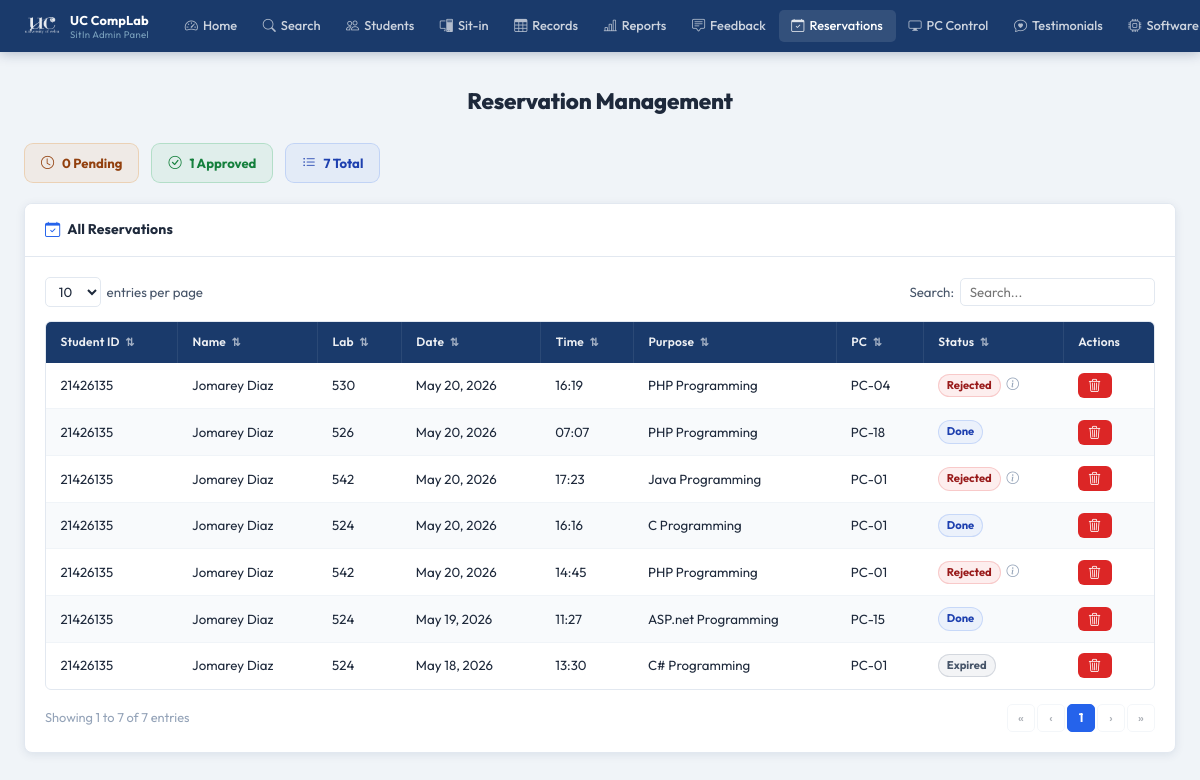
Before: /pages/admin/reservation.php (signed in) with the older database file.
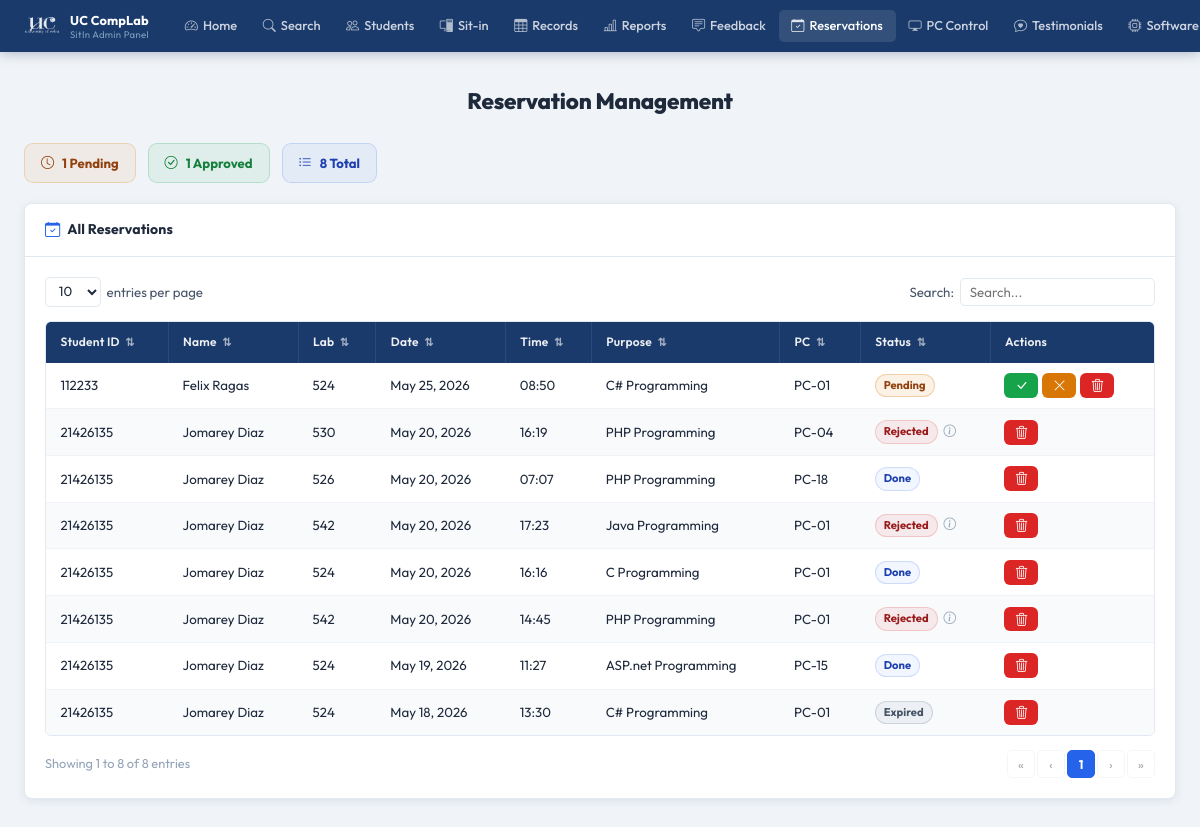
After: the same page with the newer database file.
### tables this page shows
CREATE TABLE reservations (
            id         INTEGER PRIMARY KEY AUTOINCREMENT,
            user_id    INTEGER NOT NULL,
            lab_room   TEXT    NOT NULL,
            date       TEXT    NOT NULL,
            time_slot  TEXT    NOT NULL,
            purpose    TEXT,
            status     TEXT    DEFAULT 'pending',
            created_at DATETIME DEFAULT CURRENT_TIMESTAMP, pc_number INTEGER, reject_note TEXT, disabled_by_student INTEGER DEFAULT 0,
            FOREIGN KEY (user_id) REFERENCES users(id) ON DELETE CASCADE
        );

CREATE TABLE users (
            id                 INTEGER PRIMARY KEY AUTOINCREMENT,
            first_name         TEXT    NOT NULL,
            last_name          TEXT    NOT NULL,
            middle_name        TEXT,
            student_id         TEXT    UNIQUE NOT NULL,
            course             TEXT    NOT NULL,
            course_level       INTEGER NOT NULL,
            email              TEXT    UNIQUE NOT NULL,
            address            TEXT    NOT NULL,
            password           TEXT    NOT NULL,
            remaining_sessions INTEGER DEFAULT 30,
            created_at         DATETIME DEFAULT CURRENT_TIMESTAMP
        , profile_picture TEXT, points INTEGER DEFAULT 0);

### pages/admin/reservation.php (the view, shortened to what this page needs)
<?php
$base = '../../';
$db = getDB();
$reservations = $db->query("
    SELECT r.*, u.student_id,
           u.first_name||' '||u.last_name AS full_name,
           u.remaining_sessions
    FROM reservations r
    JOIN users u ON u.id = r.user_id
    WHERE r.disabled_by_student = 0
    ORDER BY r.created_at DESC
")->fetchAll();
$today = date('Y-m-d');
foreach ($reservations as &$r) {
    if (in_array($r['status'], ['pending','approved']) && $r['date'] < $today) {
        $r['display_status'] = 'expired';
    } else {
        $r['display_status'] = $r['status'];
    }
}
$pendingCount  = count(array_filter($reservations, fn($r) => $r['status'] === 'pending'));
$approvedCount = count(array_filter($reservations, fn($r) => $r['status'] === 'approved'));
?>
<!DOCTYPE html>
<html lang="en">
<head>
  <link rel="stylesheet" href="<?= $base ?>assets/css/admin.css"/>
  <link rel="stylesheet" href="https://cdn.jsdelivr.net/npm/bootstrap-icons@1.11.3/font/bootstrap-icons.css"/>
</head>
<body>
<?php require_once __DIR__ . '/../../includes/admin-navbar.php'; ?>
<div class="admin-page">
  <div class="admin-inner">
    <h1 class="a-page-title">Reservation Management</h1>
    <div class="res-stat-strip">
      <div class="res-stat-chip rsc-pending">
        <i class="bi bi-clock"></i> <?= $pendingCount ?> Pending
      </div>
      <div class="res-stat-chip rsc-approved">
        <i class="bi bi-check-circle"></i> <?= $approvedCount ?> Approved
      </div>
      <div class="res-stat-chip rsc-total">
        <i class="bi bi-list-ul"></i> <?= count($reservations) ?> Total
      </div>
    </div>
    <div class="a-card">
      <div class="a-card-header">
        <i class="bi bi-calendar-check"></i> All Reservations
      </div>
      <div class="a-card-body">
        <div class="a-table-controls">
          <div class="a-entries-wrap">
            <select id="resSelect" class="a-entries-select">
              <option>10</option><option>25</option><option>50</option>
            </select>
            <span>entries per page</span>
          </div>
          <div class="a-search-wrap">
            <label>Search:</label>
            <input type="text" id="resSearch" class="a-search-box" placeholder="Search..."/>
          </div>
        </div>
        <div class="a-table-wrap">
          <table class="a-table" id="resTable">
            <thead>
              <tr>
                <th class="a-sortable" data-col="0">Student ID <span class="a-sort-icon">⇅</span></th>
                <th class="a-sortable" data-col="1">Name <span class="a-sort-icon">⇅</span></th>
                <th class="a-sortable" data-col="2">Lab <span class="a-sort-icon">⇅</span></th>
                <th class="a-sortable" data-col="3">Date <span class="a-sort-icon">⇅</span></th>
                <th class="a-sortable" data-col="4">Time <span class="a-sort-icon">⇅</span></th>
                <th class="a-sortable" data-col="5">Purpose <span class="a-sort-icon">⇅</span></th>
                <th class="a-sortable" data-col="6">PC <span class="a-sort-icon">⇅</span></th>
                <th class="a-sortable" data-col="7">Status <span class="a-sort-icon">⇅</span></th>
                <th>Actions</th>
              </tr>
            </thead>
            <tbody id="resBody">
              <?php if (empty($reservations)): ?>
                <tr class="a-table-empty"><td colspan="9">No reservations yet.</td></tr>
              <?php else: ?>
                <?php foreach ($reservations as $r): ?>
                  <tr class="a-data-row">
                    <td><?= htmlspecialchars($r['student_id']) ?></td>
                    <td><?= htmlspecialchars($r['full_name']) ?></td>
                    <td><?= htmlspecialchars($r['lab_room']) ?></td>
                    <td><?= date('M j, Y', strtotime($r['date'])) ?></td>
                    <td><?= htmlspecialchars($r['time_slot']) ?></td>
                    <td><?= htmlspecialchars($r['purpose'] ?? '—') ?></td>
                    <td><?= $r['pc_number'] ? 'PC-'.str_pad($r['pc_number'],2,'0',STR_PAD_LEFT) : '—' ?></td>
                    <td>
                      <span class="a-badge badge-<?= $r['display_status'] ?>">
                        <?= ucfirst($r['display_status']) ?>
                      </span>
                      <?php if ($r['reject_note'] && $r['status'] === 'rejected'): ?>
                        <span title="Reason: <?= htmlspecialchars($r['reject_note']) ?>" style="cursor:help;margin-left:3px;color:#94a3b8;font-size:0.78rem;">
                          <i class="bi bi-info-circle"></i>
                        </span>
                      <?php endif; ?>
                    </td>
                    <td>
                      <div class="res-actions">
                        <?php if ($r['status'] === 'pending'): ?>
                          <form method="POST" style="display:inline;">
                            <button type="submit" class="a-btn a-btn-green a-btn-sm" title="Approve">
                              <i class="bi bi-check-lg"></i>
                            </button>
                          </form>
                          <button type="button" class="a-btn a-btn-yellow a-btn-sm" title="Reject"
                                  onclick="openRejectModal(<?= $r['id'] ?>, '<?= htmlspecialchars($r['full_name'], ENT_QUOTES) ?>')">
                            <i class="bi bi-x-lg"></i>
                          </button>
                        <?php endif; ?>
                        <form method="POST" style="display:inline;"
                              onsubmit="return confirm('Delete this reservation?')">
                          <button type="submit" class="a-btn a-btn-red a-btn-sm" title="Delete">
                            <i class="bi bi-trash3"></i>
                          </button>
                        </form>
                      </div>
                    </td>
                  </tr>
                <?php endforeach; ?>
              <?php endif; ?>
            </tbody>
          </table>
        </div>
        <div class="a-table-footer">
          <div class="a-table-info" id="resInfo"></div>
          <div class="a-pagination"  id="resPag"></div>
        </div>
      </div>
    </div>
  </div>
</div>
</body>
</html>

### includes/admin-navbar.php (shortened to what this page needs)
<?php
$_currentFile = basename($_SERVER['PHP_SELF']);
function _aNav(string $file): string {
    global $_currentFile;
    return $_currentFile === $file ? 'a-active' : '';
}
?>
<nav class="admin-navbar">
  <div class="admin-nav-inner">
    <a href="<?= $base ?>pages/admin/index.php" class="admin-brand-wrap">
      <img src="<?= $base ?>assets/images/uc-logo-white.png" alt="UC" class="admin-brand-logo" />
      <div class="admin-brand-text">
        <span class="admin-brand-name">UC CompLab</span>
        <span class="admin-brand-sub">SitIn Admin Panel</span>
      </div>
    </a>
    <ul class="admin-nav-links">
      <li><a href="<?= $base ?>pages/admin/index.php" class="<?= _aNav('index.php') ?>">
        <i class="bi bi-speedometer2"></i> Home
      </a></li>
      <li><a href="#" id="adminSearchBtn">
        <i class="bi bi-search"></i> Search
      </a></li>
      <li><a href="<?= $base ?>pages/admin/students.php" class="<?= _aNav('students.php') ?>">
        <i class="bi bi-people"></i> Students
      </a></li>
      <li><a href="<?= $base ?>pages/admin/sitin.php" class="<?= _aNav('sitin.php') ?>">
        <i class="bi bi-pc-display"></i> Sit-in
      </a></li>
      <li><a href="<?= $base ?>pages/admin/view-sitin.php" class="<?= _aNav('view-sitin.php') ?>">
        <i class="bi bi-table"></i> Records
      </a></li>
      <li><a href="<?= $base ?>pages/admin/sitin-reports.php" class="<?= _aNav('sitin-reports.php') ?>">
        <i class="bi bi-bar-chart-line"></i> Reports
      </a></li>
      <li><a href="<?= $base ?>pages/admin/feedback.php" class="<?= _aNav('feedback.php') ?>">
        <i class="bi bi-chat-square-text"></i> Feedback
      </a></li>
      <li><a href="<?= $base ?>pages/admin/reservation.php" class="<?= _aNav('reservation.php') ?>">
        <i class="bi bi-calendar-check"></i> Reservations
      </a></li>
      <li><a href="<?= $base ?>pages/admin/pc-control.php" class="<?= _aNav('pc-control.php') ?>">
        <i class="bi bi-display"></i> PC Control
      </a></li>
      <li><a href="<?= $base ?>pages/admin/testimonials.php" class="<?= _aNav('testimonials.php') ?>">
        <i class="bi bi-chat-heart"></i> Testimonials
      </a></li>
      <li><a href="<?= $base ?>pages/admin/software.php" class="<?= _aNav('software.php') ?>">
        <i class="bi bi-cpu"></i> Software
      </a></li>
    </ul>
  </div>
</nav>

### pages/admin/reservation.php (style rules this page uses)
.res-stat-strip { display:flex; gap:0.75rem; margin-bottom:1.25rem; flex-wrap:wrap; }
.res-stat-chip { display:flex; align-items:center; gap:8px; padding:0.55rem 1rem; border-radius:9px; font-size:0.82rem; font-weight:700; border:1px solid; }
.rsc-pending { background:rgba(217,119,6,0.07); border-color:rgba(217,119,6,0.22); color:#92400e; }
.rsc-approved { background:rgba(22,163,74,0.07); border-color:rgba(22,163,74,0.22); color:#15803d; }
.rsc-total { background:rgba(37,99,235,0.06); border-color:rgba(37,99,235,0.18); color:#1e40af; }
.badge-expired { background:rgba(100,116,139,0.08); color:#475569; border:1px solid rgba(100,116,139,0.22); }
.badge-done { background:rgba(37,99,235,0.06); color:#1e40af; border:1px solid rgba(37,99,235,0.18); }
.res-actions { display:flex; gap:4px; flex-wrap:nowrap; align-items:center; }

### includes/admin-navbar.php (style rules this page uses)
.admin-brand-wrap { display: flex; align-items: center; gap: 10px; text-decoration: none; flex-shrink: 0; margin-right: 1.25rem; }
.admin-brand-logo { height: 32px; width: auto; object-fit: contain; filter: brightness(0) invert(1); opacity: 0.90; }
.admin-brand-text { display: flex; flex-direction: column; line-height: 1.25; }
.admin-brand-name { font-size: 0.80rem; font-weight: 700; color: #fff; letter-spacing: 0.15px; white-space: nowrap; }
.admin-brand-sub { font-size: 0.60rem; color: rgba(189,232,245,0.60); letter-spacing: 0.3px; }

Changed rows visible on the page:
added reservations: user.student_id "112233", full_name "Felix Ragas", lab_room "524", date "May 25, 2026", time_slot "08:50", purpose "C# Programming", pc_number "01", status "Pending"
Other visible differences:
$pendingCount: "0" → "1"
count($reservations): "7" → "8"
text written by a page script: "Showing 1 to 7 of 7 entries" → "Showing 1 to 8 of 8 entries"
